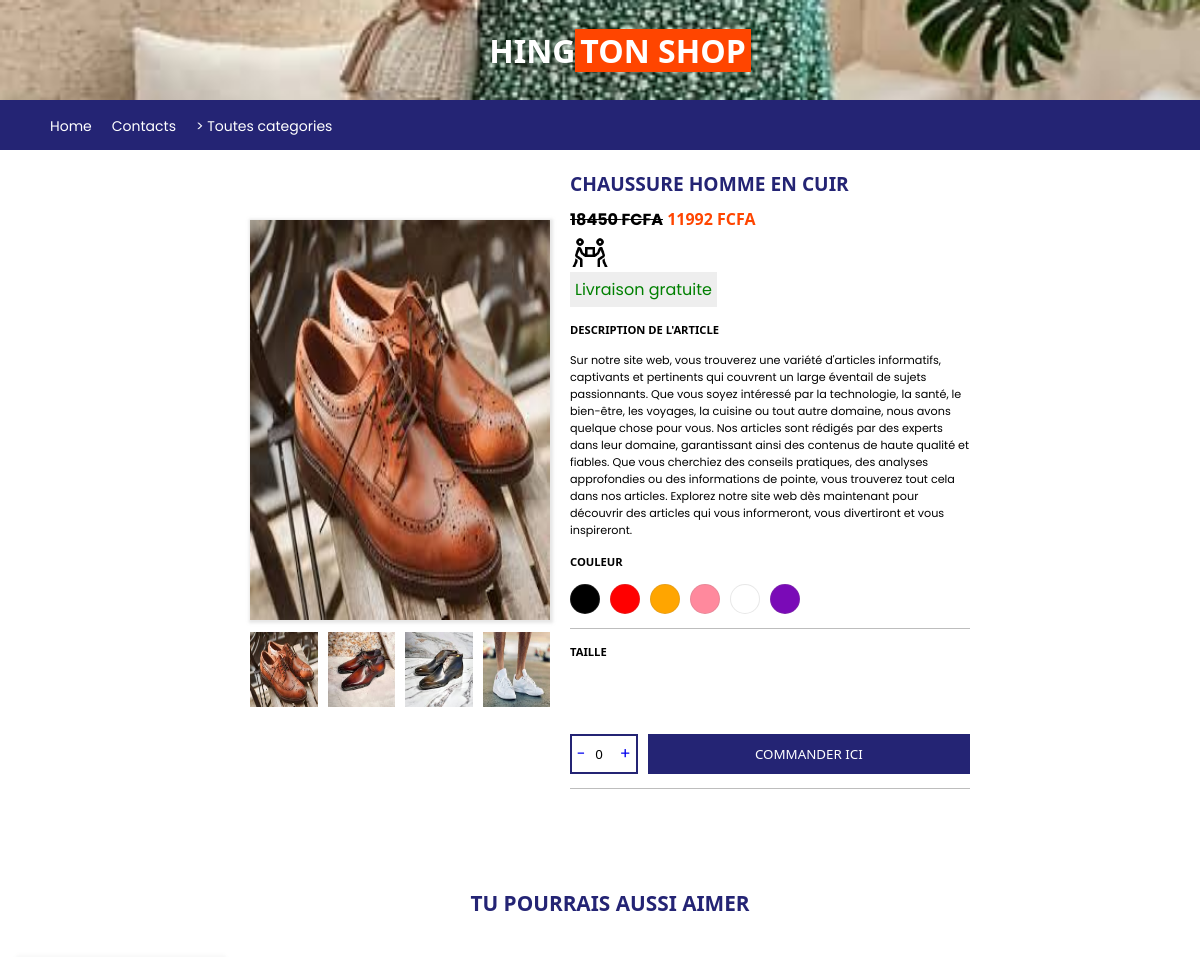
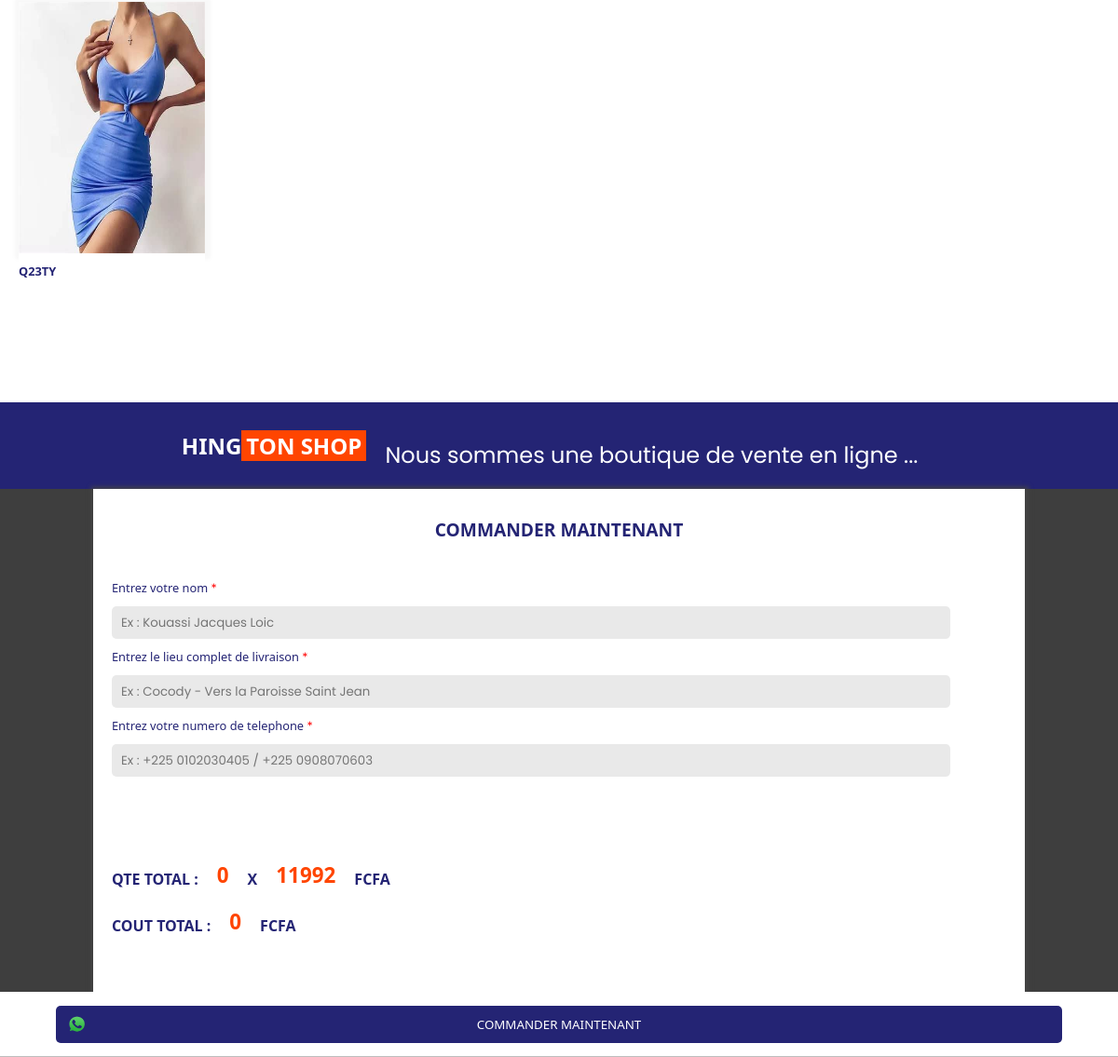
/info/2, run on an earlier commit of the app's database (2 pictures, top to bottom).
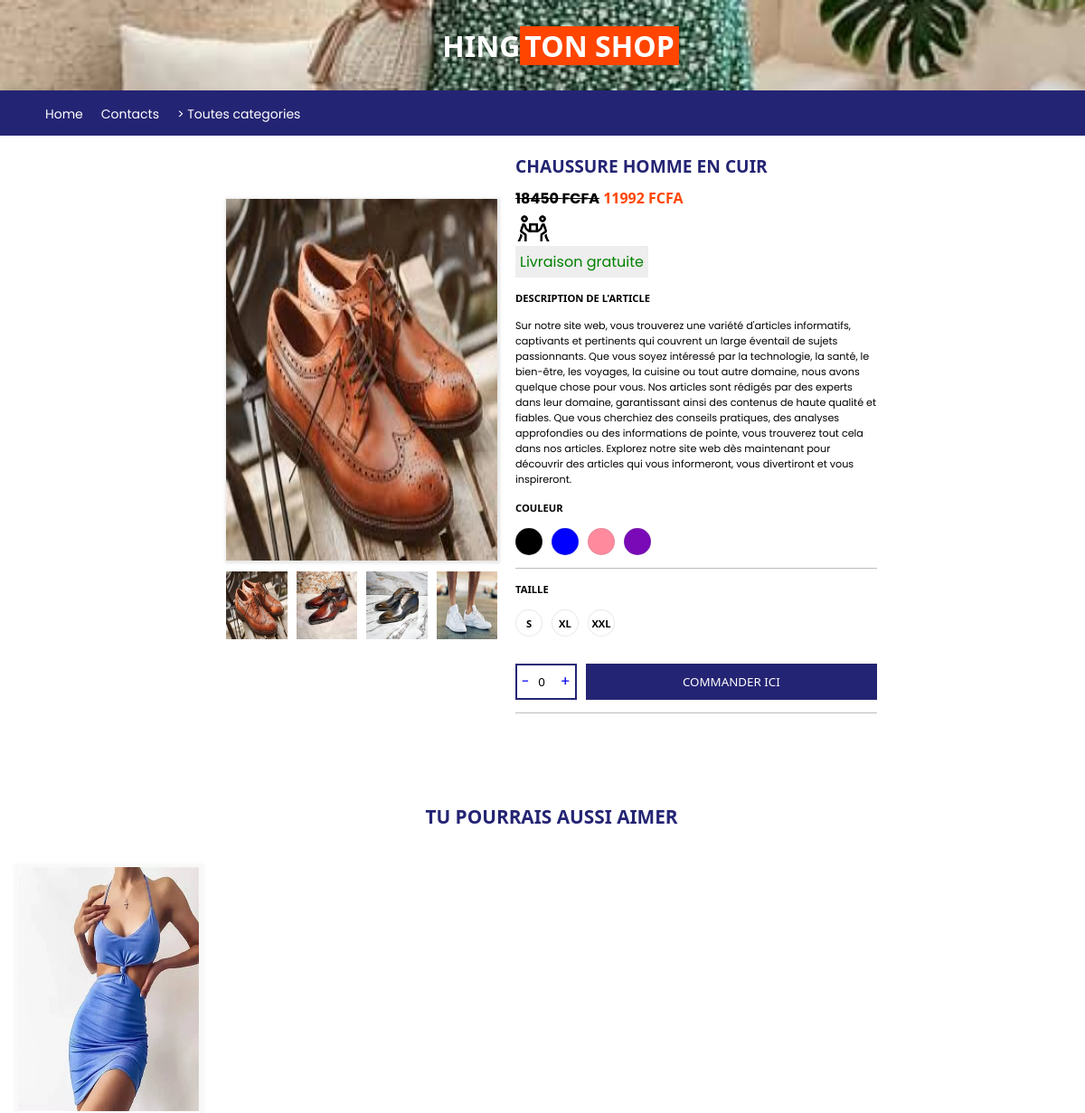
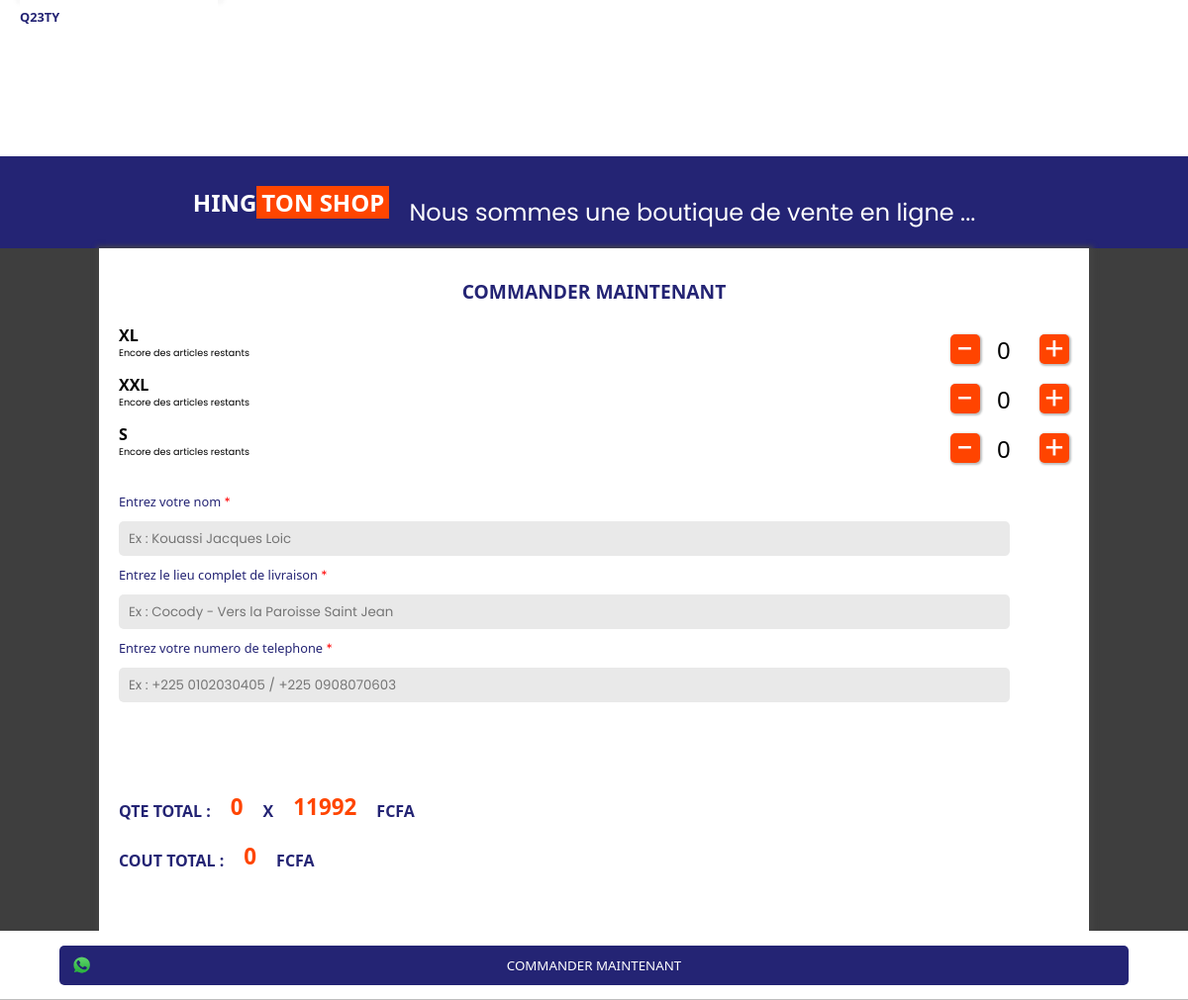
And on a later commit of the database (2 pictures, top to bottom).
### app.py (the view)
@app.route('/info/<int:id>')
def info(id):
    commenta = []
    recupe = Ajouter.query.all()
    for i in recupe:
        if i.categorie == "VetementFemme" :
            commenta.append(i)
    if len(commenta)>10 :
        commenta = commenta[:10]
    user = Ajouter.query.filter_by(id=id).first()
    if user :
        data = [user.image,user.twoimage,user.threeimage,user.forimage]
        return render_template('info.html',user = user,data=data,commenta=commenta)
    print("MO")
    return redirect("/vente")

### templates/info.html (shortened to what the changed rows need)
<!DOCTYPE html>
<html lang="en">
<head>
    <link rel="stylesheet" href="/static/CSS/info.css">
</head>
<body>
    <div class="ente">
        <div class="tete">
            <div class="te1">
                <h1 style="font-family: 'Segoe UI', Tahoma, Geneva, Verdana, sans-serif;font-size: 2rem;color: white;
            ">HING<span id="deuxlogo">TON SHOP</span></h1>
            </div>
        </div>
    </div>
    <div class="artivles">
        <div class="infoeisd">
            <h1 style="font-family: 'Segoe UI', Tahoma, Geneva, Verdana, sans-serif;font-size: 1.2rem;color: rgb(36, 36, 116);text-transform: uppercase;padding-bottom: 10px;">{{user.nom}}</h1>
            <h1 style="font-family: 'Segoe UI', Tahoma, Geneva, Verdana, sans-serif;font-size: 1rem;color: orangered;text-transform: uppercase;"><span><s style="color: black;">{{user.prix}} FCFA</s></span> {{user.porceprix}} FCFA</h1>
            <h1 style="font-family: 'Segoe UI', Tahoma, Geneva, Verdana, sans-serif;font-size: 0.7rem;padding-top: 15px;">DESCRIPTION DE L'ARTICLE</h1>
            <h1 style="font-family: 'Segoe UI', Tahoma, Geneva, Verdana, sans-serif;font-size: 0.7rem;padding-top: 15px;">COULEUR</h1>
            <div class="cerfsd">
                {% if user.noir == 'noir' %}
                <div class="colornoir">
                </div>
                {% endif %}
                {% if user.rouge == 'rouge' %}
                <div class="colorrouge">
                </div>
                {% endif %}
                {% if user.bleu == 'bleu' %}
                <div class="colorbleu">
                </div>
                {% endif %}
                {% if user.orange == 'orange' %}
                <div class="colororange">
                </div>
                {% endif %}
                {% if user.rose == 'rose' %}
                <div class="colorrose">
                </div>
                {% endif %}
                {% if user.blanc == 'blanc' %}
                <div class="colorblanc">
                </div>
                {% endif %}
                {% if user.violet == 'violet' %}
                <div class="colorviolet">
                </div>
                {% endif %}
            </div>
            <h1 style="font-family: 'Segoe UI', Tahoma, Geneva, Verdana, sans-serif;font-size: 0.7rem;padding-top: 15px;">TAILLE</h1>
            <div class="cerfsd2">
                {% if user.s == 's' %}
                <div class="rodewq22">
                    <p style="font-family: 'Segoe UI', Tahoma, Geneva, Verdana, sans-serif;font-size: 0.7rem;">S</p>
                </div>
                {% endif %}
                {% if user.xl == 'xl' %}
                <div class="rodewq22">
                    <p style="font-family: 'Segoe UI', Tahoma, Geneva, Verdana, sans-serif;font-size: 0.7rem;">XL</p>
                </div>
                {% endif %}
                {% if user.xxl == 'xxl' %}
                <div class="rodewq22">
                    <p style="font-family: 'Segoe UI', Tahoma, Geneva, Verdana, sans-serif;font-size: 0.7rem;">XXL</p>
                </div>
                {% endif %}
            </div>
        </div>
    </div>
    <div class="vtefemmes">
        <h1 style="font-family: 'Segoe UI', Tahoma, Geneva, Verdana, sans-serif;font-size: 1.3rem;text-align: center;padding-bottom: 20px;
        color: rgb(36, 36, 116);padding-left: 20px;">TU POURRAIS AUSSI AIMER</h1>
    </div>
    <div class="afficje">
        {% for i in commenta %}
        <a href="/info/{{i.id}}" class="b1">
            <div class="pheorf2">
                <h1 style="font-family: 'Segoe UI', Tahoma, Geneva, Verdana, sans-serif;font-size:0.8rem;
        color: rgb(36, 36, 116);">Q23TY</h1>
            </div>
        </a>
        {% endfor %}
    </div>
    <footer id="foot">
        <header id="head">
            <h1 style="font-family: 'Segoe UI', Tahoma, Geneva, Verdana, sans-serif;font-size: 1.5rem;text-align: center;padding-bottom: 30px;padding-top: 10px;color: white;
            ">HING<span id="deuxlogo">TON SHOP</span></h1>
        </header>
    </footer>
    <div class="formuhfh">
        <form method="post" action="/ssm/{{user.id}}"
        enctype="multipart/form-data"  id="formuhfh1">
            <div class="hqeerss">
                {% if user.xl == 'xl' %}
                <div class="nombredexl">
                    <div class="nombredexltaille">
                        <h1 style="font-family: 'Segoe UI', Tahoma, Geneva, Verdana, sans-serif;font-size: 1rem;color: black;">XL</h1>
                        <p style="font-size: 0.6rem;color: black;">Encore des articles restants</p>
                    </div>
                     <div class="nombredexlquant">
                        <div class="mmoiie" onclick="moinsp('xlnumq')">
                            <p style="color: white;font-size: 2rem;">-</p>
                        </div>
                        <div class="mmmoihfrd">
                            <input type="text" value="0" style="width: 50px;border: none;font-family: 'Segoe UI', Tahoma, Geneva, Verdana, sans-serif;font-size: 1.5rem;" id="xlnumq" name="xlnum">
                        </div>
                        <div class="mmoiie" onclick="plusp('xlnumq')">
                            <p style="color: white;font-size: 2rem;" >+</p>
                        </div>
                    </div>
                </div>
                {% endif %}
                {% if user.xxl == 'xxl' %}
                <div class="nombredexl">
                    <div class="nombredexltaille">
                        <h1 style="font-family: 'Segoe UI', Tahoma, Geneva, Verdana, sans-serif;font-size: 1rem;color: black;">XXL</h1>
                        <p style="font-size: 0.6rem;color: black;">Encore des articles restants</p>
                    </div>
                     <div class="nombredexlquant">
                        <div class="mmoiie" onclick="moinsp('xxlnumq')">
                            <p style="color: white;font-size: 2rem;">-</p>
                        </div>
                        <div class="mmmoihfrd">
                            <input type="text" value="0" style="width: 50px;border: none;font-family: 'Segoe UI', Tahoma, Geneva, Verdana, sans-serif;font-size: 1.5rem;" id="xxlnumq" name="xxlnum">
                        </div>
                        <div class="mmoiie" onclick="plusp('xxlnumq')">
                            <p style="color: white;font-size: 2rem;" >+</p>
                        </div>
                    </div>
                </div>
                {% endif %}
                {% if user.s == 's' %}
                <div class="nombredexl">
                    <div class="nombredexltaille">
                        <h1 style="font-family: 'Segoe UI', Tahoma, Geneva, Verdana, sans-serif;font-size: 1rem;color: black;">S</h1>
                        <p style="font-size: 0.6rem;color: black;">Encore des articles restants</p>
                    </div>
                    <div class="nombredexlquant">
                        <div class="mmoiie" onclick="moinsp('snumq')">
                            <p style="color: white;font-size: 2rem;">-</p>
                        </div>
                        <div class="mmmoihfrd">
                            <input type="text" value="0" style="width: 50px;border: none;font-family: 'Segoe UI', Tahoma, Geneva, Verdana, sans-serif;font-size: 1.5rem;" id="snumq" name="snum">
                        </div>
                        <div class="mmoiie" onclick="plusp('snumq')">
                            <p style="color: white;font-size: 2rem;" >+</p>
                        </div>
                    </div>
                </div>
                {% endif %}
            </div>
        </form>
    </div>
</body>
</html>

What changed in the data, as far as the page shows it:
changed Ajouter "CHAUSSURE HOMME EN CUIR": bleu "rien" → "bleu" (drawn); s "rien" → "s" (drawn); xl "rien" → "xl" (drawn); xxl "rien" → "xxl" (drawn); rouge "rouge" → empty (drawn); orange "orange" → empty (drawn); blanc "blanc" → empty (drawn)
Also different on the page:
form field xlnum: (not shown) → "0"
form field xxlnum: (not shown) → "0"
form field snum: (not shown) → "0"
text now shown: "S XL XXL XL Encore des articles restants - + XXL Encore des articles restants - + S Encore des articles restants - +"
